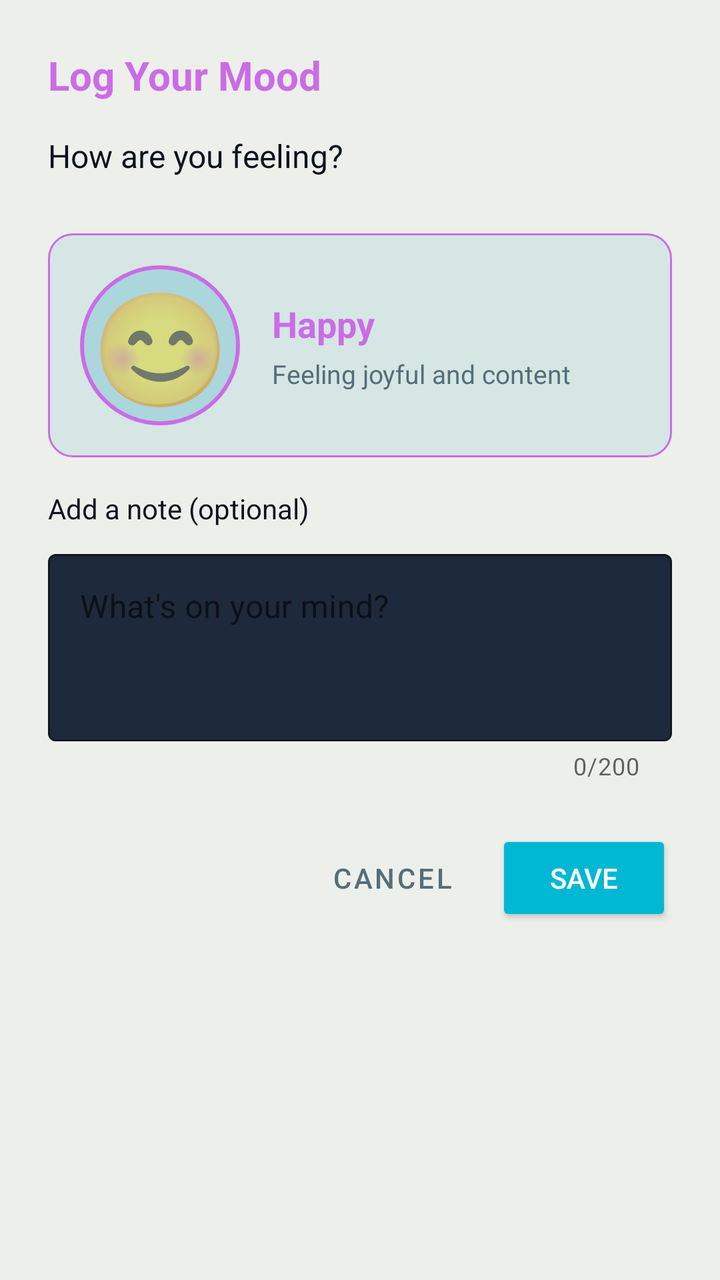
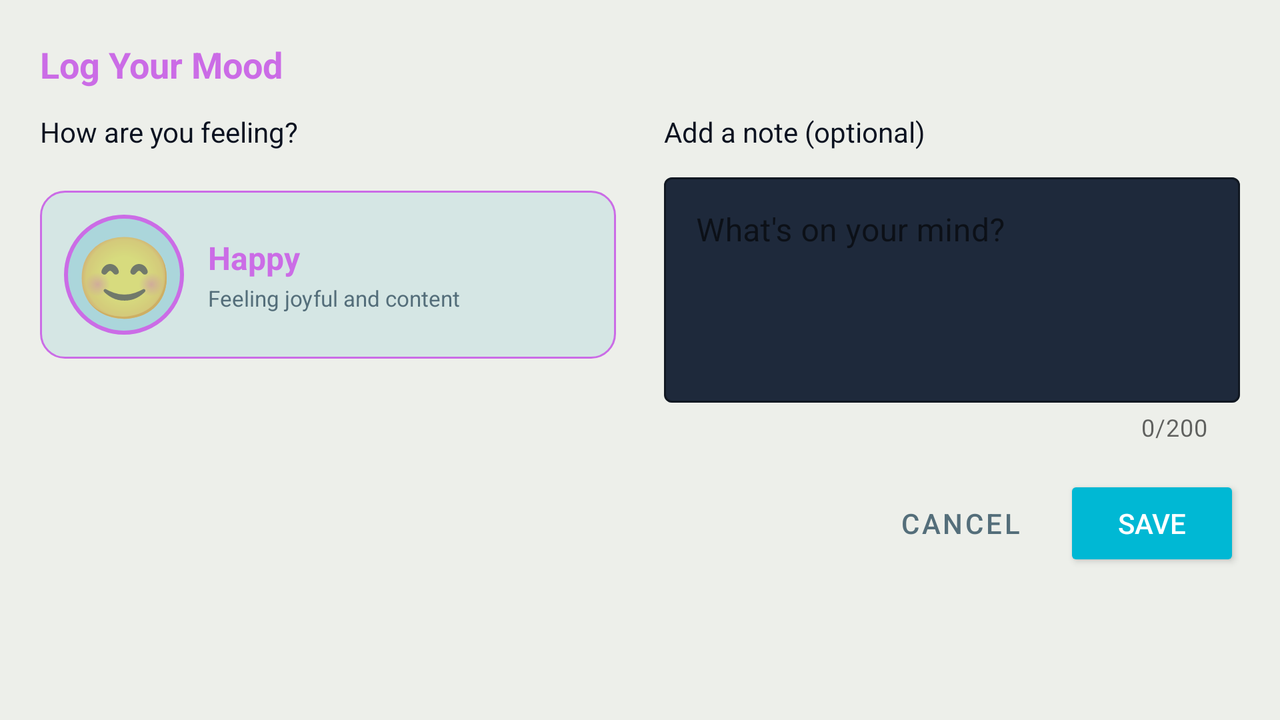

Two renders of one Android screen. The first uses the default layout on a phone; the second uses the alternative layout the repository ships for a different screen configuration, on a matching device. The two XML files are below.
<!-- AndroidManifest.xml: application theme Theme.LifeNext -->
<!-- res/layout/dialog_add_mood.xml -->
<?xml version="1.0" encoding="utf-8"?>
<ScrollView xmlns:android="http://schemas.android.com/apk/res/android"
    xmlns:app="http://schemas.android.com/apk/res-auto"
    android:layout_width="match_parent"
    android:layout_height="wrap_content"
    android:fillViewport="true">

    <LinearLayout
        android:layout_width="match_parent"
        android:layout_height="wrap_content"
        android:orientation="vertical"
        android:padding="24dp"
        android:background="@drawable/dialog_background">

        
        <TextView
            android:layout_width="wrap_content"
            android:layout_height="wrap_content"
            android:text="@string/log_mood"
            android:textSize="20sp"
            android:textColor="@color/accent_green"
            android:textStyle="bold"
            android:layout_marginBottom="16dp" />

        
        <TextView
            android:layout_width="wrap_content"
            android:layout_height="wrap_content"
            android:text="@string/how_feeling"
            android:textSize="16sp"
            android:textColor="@color/text_primary"
            android:layout_marginBottom="12dp" />

        
        <GridLayout
            android:id="@+id/gridMoodEmojis"
            android:layout_width="match_parent"
            android:layout_height="wrap_content"
            android:columnCount="5"
            android:rowCount="2"
            android:layout_marginBottom="16dp"
            android:useDefaultMargins="true"
            android:alignmentMode="alignBounds"
            android:columnOrderPreserved="false">

            

        </GridLayout>

        
        <LinearLayout
            android:layout_width="match_parent"
            android:layout_height="wrap_content"
            android:orientation="horizontal"
            android:gravity="center"
            android:padding="16dp"
            android:background="@drawable/selected_mood_display_bg"
            android:layout_marginBottom="16dp">

            <TextView
                android:id="@+id/tvSelectedMoodEmoji"
                android:layout_width="80dp"
                android:layout_height="80dp"
                android:text="😊"
                android:textSize="56sp"
                android:gravity="center"
                android:background="@drawable/selected_emoji_bg" />

            <LinearLayout
                android:layout_width="0dp"
                android:layout_height="wrap_content"
                android:layout_weight="1"
                android:orientation="vertical"
                android:layout_marginStart="16dp">

                <TextView
                    android:id="@+id/tvMoodName"
                    android:layout_width="wrap_content"
                    android:layout_height="wrap_content"
                    android:text="@string/happy"
                    android:textSize="18sp"
                    android:textColor="@color/accent_green"
                    android:textStyle="bold" />

                <TextView
                    android:id="@+id/tvMoodDescription"
                    android:layout_width="wrap_content"
                    android:layout_height="wrap_content"
                    android:text="@string/happy_desc"
                    android:textSize="13sp"
                    android:textColor="@color/text_secondary"
                    android:layout_marginTop="4dp" />

            </LinearLayout>

        </LinearLayout>

        
        <TextView
            android:layout_width="wrap_content"
            android:layout_height="wrap_content"
            android:text="@string/add_note_optional"
            android:textSize="14sp"
            android:textColor="@color/text_primary"
            android:layout_marginBottom="8dp" />

        <com.google.android.material.textfield.TextInputLayout
            android:layout_width="match_parent"
            android:layout_height="wrap_content"
            android:hint="@string/whats_on_mind"
            app:boxBackgroundColor="@color/surface_dark"
            app:boxStrokeColor="@color/accent_green"
            app:hintTextColor="@color/accent_green"
            app:counterEnabled="true"
            app:counterMaxLength="200"
            android:layout_marginBottom="24dp"
            style="@style/Widget.MaterialComponents.TextInputLayout.OutlinedBox">

            <com.google.android.material.textfield.TextInputEditText
                android:id="@+id/etMoodNote"
                android:layout_width="match_parent"
                android:layout_height="wrap_content"
                android:textColor="@color/text_primary"
                android:inputType="textMultiLine|textCapSentences"
                android:minLines="3"
                android:maxLines="5"
                android:maxLength="200"
                android:gravity="top|start" />

        </com.google.android.material.textfield.TextInputLayout>

        
        <LinearLayout
            android:layout_width="match_parent"
            android:layout_height="wrap_content"
            android:orientation="horizontal"
            android:gravity="end">

            <Button
                android:id="@+id/btnCancelMood"
                android:layout_width="wrap_content"
                android:layout_height="wrap_content"
                android:text="@string/cancel"
                android:textColor="@color/text_secondary"
                android:backgroundTint="@android:color/transparent"
                style="@style/Widget.MaterialComponents.Button.TextButton" />

            <Button
                android:id="@+id/btnSaveMood"
                android:layout_width="wrap_content"
                android:layout_height="wrap_content"
                android:text="@string/save"
                android:textColor="@color/white"
                android:backgroundTint="@color/secondary_green"
                android:layout_marginStart="8dp" />

        </LinearLayout>

    </LinearLayout>

</ScrollView>
<!-- resources referenced by this layout -->
<resources>
  <color name="accent_green">#CB6CE6</color>
  <color name="secondary_green">#00B8D4</color>
  <color name="surface_dark">#1E293B</color>
  <color name="text_primary">#0B1220</color>
  <color name="text_secondary">#546E7A</color>
  <color name="white">#FFFFFF</color>
  <!-- drawable selected_emoji_bg (drawable) -->
  <?xml version="1.0" encoding="utf-8"?>
  <shape xmlns:android="http://schemas.android.com/apk/res/android" android:shape="oval">
      
      <solid android:color="#330097B2" />
      <stroke android:width="2dp" android:color="@color/accent_green" />
  </shape>
  <!-- drawable selected_mood_display_bg (drawable) -->
  <?xml version="1.0" encoding="utf-8"?>
  <shape xmlns:android="http://schemas.android.com/apk/res/android">
      
      <solid android:color="#1A0097B2" />
      <corners android:radius="12dp" />
      <stroke android:width="1dp" android:color="@color/accent_green" />
  </shape>
  <string name="add_note_optional">Add a note (optional)</string>
  <string name="cancel">Cancel</string>
  <string name="happy">Happy</string>
  <string name="happy_desc">Feeling joyful and content</string>
  <string name="how_feeling">How are you feeling?</string>
  <string name="log_mood">Log Your Mood</string>
  <string name="save">Save</string>
  <string name="whats_on_mind">What\'s on your mind?</string>
  <style name="Theme.LifeNext" parent="Theme.MaterialComponents.DayNight.NoActionBar">
          
          <item name="colorPrimary">@color/primary_green</item>
          <item name="colorPrimaryVariant">@color/primary_dark_green</item>
          <item name="colorOnPrimary">@color/white</item>
  
          
          <item name="colorSecondary">@color/secondary_green</item>
          <item name="colorOnSecondary">@color/white</item>
  
          
          <item name="android:statusBarColor">@color/status_bar</item>
          <item name="android:windowBackground">@color/background_light</item>
  
          
          <item name="popupMenuStyle">@style/CustomPopupMenu</item>
          <item name="android:popupMenuStyle">@style/CustomPopupMenu</item>
      </style>
  <color name="primary_green">#0097B2</color>
  <color name="primary_dark_green">#007A90</color>
  <color name="status_bar">#007A90</color>
  <color name="background_light">#EDEFEA</color>
  <style name="CustomPopupMenu" parent="Widget.MaterialComponents.PopupMenu">
          <item name="android:popupBackground">@drawable/popup_menu_background</item>
          <item name="android:popupElevation">8dp</item>
      </style>
  <!-- drawable popup_menu_background (drawable) -->
  <?xml version="1.0" encoding="utf-8"?>
  <shape xmlns:android="http://schemas.android.com/apk/res/android">
      <solid android:color="@color/surface_dark" />
      <corners android:radius="12dp" />
      <stroke android:width="1dp" android:color="@color/accent_green" />
  </shape>
</resources>
<!-- res/layout-land/dialog_add_mood.xml (the author's variant of the layout above) -->
<!-- drawn on the phone turned sideways -->
<?xml version="1.0" encoding="utf-8"?>
<ScrollView xmlns:android="http://schemas.android.com/apk/res/android"
    xmlns:app="http://schemas.android.com/apk/res-auto"
    android:layout_width="match_parent"
    android:layout_height="wrap_content"
    android:fillViewport="true">

    <LinearLayout
        android:layout_width="match_parent"
        android:layout_height="wrap_content"
        android:orientation="vertical"
        android:padding="20dp"
        android:background="@drawable/dialog_background">

        
        <TextView
            android:layout_width="wrap_content"
            android:layout_height="wrap_content"
            android:text="@string/log_mood"
            android:textSize="18sp"
            android:textColor="@color/accent_green"
            android:textStyle="bold"
            android:layout_marginBottom="12dp" />

        
        <LinearLayout
            android:layout_width="match_parent"
            android:layout_height="wrap_content"
            android:orientation="horizontal"
            android:baselineAligned="false">

            
            <LinearLayout
                android:layout_width="0dp"
                android:layout_height="wrap_content"
                android:layout_weight="1"
                android:orientation="vertical"
                android:layout_marginEnd="12dp">

                <TextView
                    android:layout_width="wrap_content"
                    android:layout_height="wrap_content"
                    android:text="@string/how_feeling"
                    android:textSize="14sp"
                    android:textColor="@color/text_primary"
                    android:layout_marginBottom="8dp" />

                
                <GridLayout
                    android:id="@+id/gridMoodEmojis"
                    android:layout_width="match_parent"
                    android:layout_height="wrap_content"
                    android:columnCount="5"
                    android:rowCount="2"
                    android:layout_marginBottom="12dp"
                    android:useDefaultMargins="true"
                    android:alignmentMode="alignBounds">

                    

                </GridLayout>

                
                <LinearLayout
                    android:layout_width="match_parent"
                    android:layout_height="wrap_content"
                    android:orientation="horizontal"
                    android:gravity="center_vertical"
                    android:padding="12dp"
                    android:background="@drawable/selected_mood_display_bg">

                    <TextView
                        android:id="@+id/tvSelectedMoodEmoji"
                        android:layout_width="60dp"
                        android:layout_height="60dp"
                        android:text="😊"
                        android:textSize="40sp"
                        android:gravity="center"
                        android:background="@drawable/selected_emoji_bg" />

                    <LinearLayout
                        android:layout_width="0dp"
                        android:layout_height="wrap_content"
                        android:layout_weight="1"
                        android:orientation="vertical"
                        android:layout_marginStart="12dp">

                        <TextView
                            android:id="@+id/tvMoodName"
                            android:layout_width="wrap_content"
                            android:layout_height="wrap_content"
                            android:text="@string/happy"
                            android:textSize="16sp"
                            android:textColor="@color/accent_green"
                            android:textStyle="bold" />

                        <TextView
                            android:id="@+id/tvMoodDescription"
                            android:layout_width="wrap_content"
                            android:layout_height="wrap_content"
                            android:text="@string/happy_desc"
                            android:textSize="11sp"
                            android:textColor="@color/text_secondary"
                            android:layout_marginTop="2dp" />

                    </LinearLayout>

                </LinearLayout>

            </LinearLayout>

            
            <LinearLayout
                android:layout_width="0dp"
                android:layout_height="wrap_content"
                android:layout_weight="1"
                android:orientation="vertical"
                android:layout_marginStart="12dp">

                <TextView
                    android:layout_width="wrap_content"
                    android:layout_height="wrap_content"
                    android:text="@string/add_note_optional"
                    android:textSize="14sp"
                    android:textColor="@color/text_primary"
                    android:layout_marginBottom="8dp" />

                <com.google.android.material.textfield.TextInputLayout
                    android:layout_width="match_parent"
                    android:layout_height="wrap_content"
                    android:hint="@string/whats_on_mind"
                    app:boxBackgroundColor="@color/surface_dark"
                    app:boxStrokeColor="@color/accent_green"
                    app:hintTextColor="@color/accent_green"
                    app:counterEnabled="true"
                    app:counterMaxLength="200"
                    style="@style/Widget.MaterialComponents.TextInputLayout.OutlinedBox">

                    <com.google.android.material.textfield.TextInputEditText
                        android:id="@+id/etMoodNote"
                        android:layout_width="match_parent"
                        android:layout_height="wrap_content"
                        android:textColor="@color/text_primary"
                        android:inputType="textMultiLine|textCapSentences"
                        android:minLines="4"
                        android:maxLines="6"
                        android:maxLength="200"
                        android:gravity="top|start" />

                </com.google.android.material.textfield.TextInputLayout>

            </LinearLayout>

        </LinearLayout>

        
        <LinearLayout
            android:layout_width="match_parent"
            android:layout_height="wrap_content"
            android:orientation="horizontal"
            android:gravity="end"
            android:layout_marginTop="16dp">

            <Button
                android:id="@+id/btnCancelMood"
                android:layout_width="wrap_content"
                android:layout_height="wrap_content"
                android:text="@string/cancel"
                android:textColor="@color/text_secondary"
                android:backgroundTint="@android:color/transparent"
                style="@style/Widget.MaterialComponents.Button.TextButton" />

            <Button
                android:id="@+id/btnSaveMood"
                android:layout_width="wrap_content"
                android:layout_height="wrap_content"
                android:text="@string/save"
                android:textColor="@color/white"
                android:backgroundTint="@color/secondary_green"
                android:layout_marginStart="8dp" />

        </LinearLayout>

    </LinearLayout>

</ScrollView>
